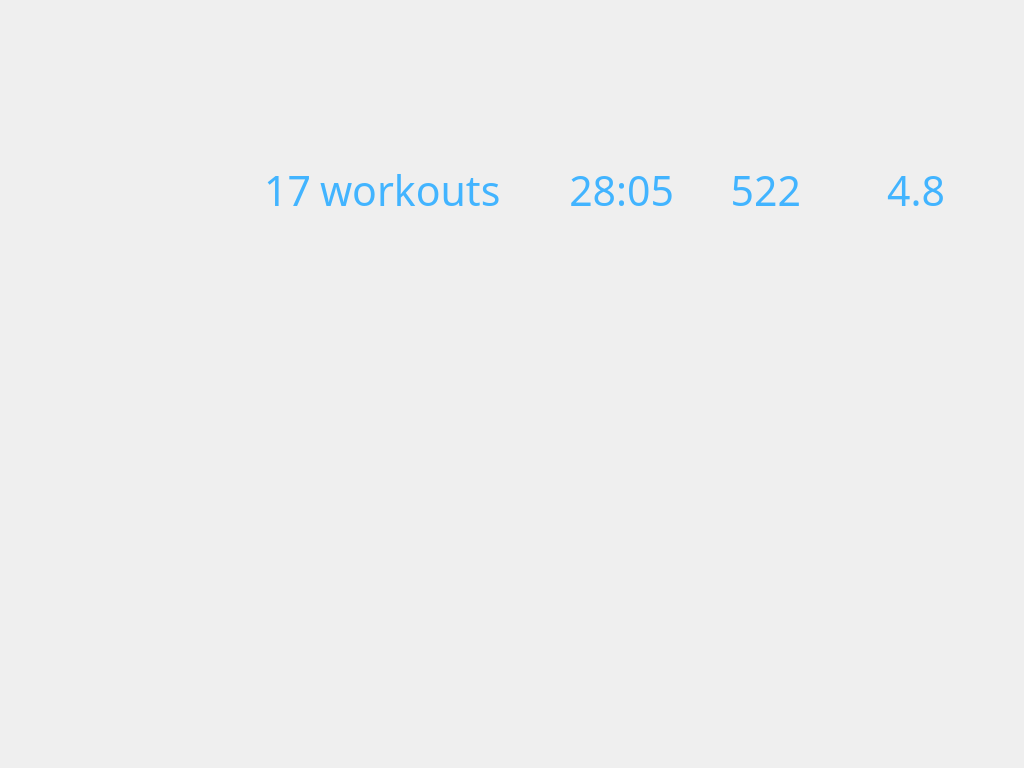
<?xml version="1.0" encoding="UTF-8"?>
<ui version="4.0">
 <class>HistoryScreen</class>
 <widget class="QWidget" name="HistoryScreen">
  <property name="geometry">
   <rect>
    <x>0</x>
    <y>0</y>
    <width>1024</width>
    <height>768</height>
   </rect>
  </property>
  <property name="windowTitle">
   <string>Form</string>
  </property>
  <property name="styleSheet">
   <string notr="true">QWidget{font-family: Tamworth Gothic}
QLabel{color: #42b4ff; }</string>
  </property>
  <widget class="QLabel" name="backgroundLabel">
   <property name="geometry">
    <rect>
     <x>0</x>
     <y>0</y>
     <width>1024</width>
     <height>768</height>
    </rect>
   </property>
   <property name="styleSheet">
    <string notr="true"/>
   </property>
   <property name="text">
    <string/>
   </property>
   <property name="pixmap">
    <pixmap resource="images.qrc">:/images/images/History.png</pixmap>
   </property>
  </widget>
  <widget class="QScrollArea" name="scrollArea">
   <property name="geometry">
    <rect>
     <x>45</x>
     <y>330</y>
     <width>901</width>
     <height>381</height>
    </rect>
   </property>
   <property name="sizePolicy">
    <sizepolicy hsizetype="Expanding" vsizetype="Expanding">
     <horstretch>0</horstretch>
     <verstretch>0</verstretch>
    </sizepolicy>
   </property>
   <property name="font">
    <font>
     <family>Tamworth Gothic</family>
     <pointsize>-1</pointsize>
    </font>
   </property>
   <property name="autoFillBackground">
    <bool>false</bool>
   </property>
   <property name="styleSheet">
    <string notr="true">background: rgba(255,255,255,0);
border: none;
font-size: 25px;</string>
   </property>
   <property name="widgetResizable">
    <bool>true</bool>
   </property>
   <widget class="QWidget" name="scrollAreaWidgetContents">
    <property name="geometry">
     <rect>
      <x>0</x>
      <y>0</y>
      <width>901</width>
      <height>381</height>
     </rect>
    </property>
    <property name="sizePolicy">
     <sizepolicy hsizetype="Preferred" vsizetype="Preferred">
      <horstretch>0</horstretch>
      <verstretch>0</verstretch>
     </sizepolicy>
    </property>
   </widget>
  </widget>
  <widget class="InvisibleButton" name="invisibleButton_upArrowButton" native="true">
   <property name="geometry">
    <rect>
     <x>460</x>
     <y>280</y>
     <width>108</width>
     <height>61</height>
    </rect>
   </property>
   <property name="text" stdset="0">
    <string/>
   </property>
  </widget>
  <widget class="QLabel" name="downArrowLabel">
   <property name="geometry">
    <rect>
     <x>460</x>
     <y>701</y>
     <width>101</width>
     <height>41</height>
    </rect>
   </property>
   <property name="text">
    <string/>
   </property>
   <property name="pixmap">
    <pixmap resource="images.qrc">:/My Workouts/images/Down Arrow.png</pixmap>
   </property>
  </widget>
  <widget class="QLabel" name="upArrowLabel">
   <property name="geometry">
    <rect>
     <x>462</x>
     <y>290</y>
     <width>111</width>
     <height>41</height>
    </rect>
   </property>
   <property name="text">
    <string/>
   </property>
   <property name="pixmap">
    <pixmap resource="images.qrc">:/My Workouts/images/Up-Arrow.png</pixmap>
   </property>
  </widget>
  <widget class="InvisibleButton" name="invisibleButton_downArrowButton" native="true">
   <property name="geometry">
    <rect>
     <x>460</x>
     <y>690</y>
     <width>108</width>
     <height>71</height>
    </rect>
   </property>
   <property name="text" stdset="0">
    <string/>
   </property>
  </widget>
  <widget class="InvisibleButton" name="invisibleButton_6" native="true">
   <property name="geometry">
    <rect>
     <x>920</x>
     <y>40</y>
     <width>71</width>
     <height>61</height>
    </rect>
   </property>
   <property name="text" stdset="0">
    <string/>
   </property>
  </widget>
  <widget class="QLabel" name="workoutsLabel">
   <property name="geometry">
    <rect>
     <x>250</x>
     <y>170</y>
     <width>61</width>
     <height>41</height>
    </rect>
   </property>
   <property name="font">
    <font>
     <family>Tamworth Gothic</family>
     <pointsize>31</pointsize>
    </font>
   </property>
   <property name="text">
    <string>17</string>
   </property>
   <property name="alignment">
    <set>Qt::AlignRight|Qt::AlignTrailing|Qt::AlignVCenter</set>
   </property>
   <property name="margin">
    <number>5</number>
   </property>
  </widget>
  <widget class="QLabel" name="label_2">
   <property name="geometry">
    <rect>
     <x>320</x>
     <y>170</y>
     <width>191</width>
     <height>41</height>
    </rect>
   </property>
   <property name="font">
    <font>
     <family>Tamworth Gothic</family>
     <pointsize>31</pointsize>
     <kerning>true</kerning>
    </font>
   </property>
   <property name="text">
    <string>workouts</string>
   </property>
  </widget>
  <widget class="QLabel" name="averageTimeLabel">
   <property name="geometry">
    <rect>
     <x>513</x>
     <y>170</y>
     <width>161</width>
     <height>41</height>
    </rect>
   </property>
   <property name="font">
    <font>
     <family>Tamworth Gothic</family>
     <pointsize>31</pointsize>
     <kerning>true</kerning>
    </font>
   </property>
   <property name="text">
    <string>28:05</string>
   </property>
   <property name="alignment">
    <set>Qt::AlignRight|Qt::AlignTrailing|Qt::AlignVCenter</set>
   </property>
   <property name="margin">
    <number>5</number>
   </property>
  </widget>
  <widget class="QLabel" name="averageCaloriesLabel">
   <property name="geometry">
    <rect>
     <x>690</x>
     <y>170</y>
     <width>111</width>
     <height>41</height>
    </rect>
   </property>
   <property name="font">
    <font>
     <family>Tamworth Gothic</family>
     <pointsize>31</pointsize>
     <kerning>true</kerning>
    </font>
   </property>
   <property name="text">
    <string>522</string>
   </property>
   <property name="alignment">
    <set>Qt::AlignRight|Qt::AlignTrailing|Qt::AlignVCenter</set>
   </property>
   <property name="margin">
    <number>5</number>
   </property>
  </widget>
  <widget class="QLabel" name="averageDistanceLabel">
   <property name="geometry">
    <rect>
     <x>834</x>
     <y>170</y>
     <width>111</width>
     <height>41</height>
    </rect>
   </property>
   <property name="font">
    <font>
     <family>Tamworth Gothic</family>
     <pointsize>31</pointsize>
     <kerning>true</kerning>
    </font>
   </property>
   <property name="text">
    <string>4.8</string>
   </property>
   <property name="alignment">
    <set>Qt::AlignRight|Qt::AlignTrailing|Qt::AlignVCenter</set>
   </property>
   <property name="margin">
    <number>5</number>
   </property>
  </widget>
  <widget class="QLabel" name="dateHeader">
   <property name="geometry">
    <rect>
     <x>30</x>
     <y>232</y>
     <width>161</width>
     <height>91</height>
    </rect>
   </property>
   <property name="text">
    <string/>
   </property>
   <property name="pixmap">
    <pixmap resource="images.qrc">:/images/images/Date Title (descending).png</pixmap>
   </property>
   <property name="alignment">
    <set>Qt::AlignCenter</set>
   </property>
  </widget>
  <widget class="QLabel" name="workoutHeader">
   <property name="geometry">
    <rect>
     <x>272</x>
     <y>220</y>
     <width>201</width>
     <height>111</height>
    </rect>
   </property>
   <property name="text">
    <string/>
   </property>
   <property name="pixmap">
    <pixmap resource="images.qrc">:/images/images/Workout Title (default).png</pixmap>
   </property>
   <property name="alignment">
    <set>Qt::AlignCenter</set>
   </property>
  </widget>
  <widget class="QLabel" name="timeHeader">
   <property name="geometry">
    <rect>
     <x>544</x>
     <y>220</y>
     <width>161</width>
     <height>111</height>
    </rect>
   </property>
   <property name="text">
    <string/>
   </property>
   <property name="pixmap">
    <pixmap resource="images.qrc">:/images/images/Time Title (default).png</pixmap>
   </property>
   <property name="alignment">
    <set>Qt::AlignCenter</set>
   </property>
  </widget>
  <widget class="QLabel" name="caloriesHeader">
   <property name="geometry">
    <rect>
     <x>666</x>
     <y>220</y>
     <width>191</width>
     <height>111</height>
    </rect>
   </property>
   <property name="text">
    <string/>
   </property>
   <property name="pixmap">
    <pixmap resource="images.qrc">:/images/images/Calories Title (default).png</pixmap>
   </property>
   <property name="alignment">
    <set>Qt::AlignCenter</set>
   </property>
  </widget>
  <widget class="QLabel" name="distanceHeader">
   <property name="geometry">
    <rect>
     <x>830</x>
     <y>220</y>
     <width>161</width>
     <height>111</height>
    </rect>
   </property>
   <property name="text">
    <string/>
   </property>
   <property name="pixmap">
    <pixmap resource="images.qrc">:/images/images/Distance Title (default).png</pixmap>
   </property>
   <property name="alignment">
    <set>Qt::AlignCenter</set>
   </property>
  </widget>
  <widget class="InvisibleButton" name="invisibleButton_date" native="true">
   <property name="geometry">
    <rect>
     <x>30</x>
     <y>230</y>
     <width>161</width>
     <height>91</height>
    </rect>
   </property>
   <property name="text" stdset="0">
    <string/>
   </property>
  </widget>
  <widget class="InvisibleButton" name="invisibleButton_workout" native="true">
   <property name="geometry">
    <rect>
     <x>260</x>
     <y>230</y>
     <width>211</width>
     <height>91</height>
    </rect>
   </property>
   <property name="text" stdset="0">
    <string/>
   </property>
  </widget>
  <widget class="InvisibleButton" name="invisibleButton_time" native="true">
   <property name="geometry">
    <rect>
     <x>560</x>
     <y>230</y>
     <width>131</width>
     <height>91</height>
    </rect>
   </property>
   <property name="text" stdset="0">
    <string/>
   </property>
  </widget>
  <widget class="InvisibleButton" name="invisibleButton_calories" native="true">
   <property name="geometry">
    <rect>
     <x>690</x>
     <y>230</y>
     <width>151</width>
     <height>91</height>
    </rect>
   </property>
   <property name="text" stdset="0">
    <string/>
   </property>
  </widget>
  <widget class="InvisibleButton" name="invisibleButton_distance" native="true">
   <property name="geometry">
    <rect>
     <x>840</x>
     <y>230</y>
     <width>161</width>
     <height>91</height>
    </rect>
   </property>
   <property name="text" stdset="0">
    <string/>
   </property>
  </widget>
  <zorder>backgroundLabel</zorder>
  <zorder>scrollArea</zorder>
  <zorder>invisibleButton_upArrowButton</zorder>
  <zorder>downArrowLabel</zorder>
  <zorder>invisibleButton_downArrowButton</zorder>
  <zorder>invisibleButton_6</zorder>
  <zorder>workoutsLabel</zorder>
  <zorder>label_2</zorder>
  <zorder>averageTimeLabel</zorder>
  <zorder>averageCaloriesLabel</zorder>
  <zorder>averageDistanceLabel</zorder>
  <zorder>dateHeader</zorder>
  <zorder>workoutHeader</zorder>
  <zorder>timeHeader</zorder>
  <zorder>caloriesHeader</zorder>
  <zorder>distanceHeader</zorder>
  <zorder>invisibleButton_date</zorder>
  <zorder>invisibleButton_workout</zorder>
  <zorder>invisibleButton_time</zorder>
  <zorder>invisibleButton_calories</zorder>
  <zorder>invisibleButton_distance</zorder>
  <zorder>upArrowLabel</zorder>
 </widget>
 <customwidgets>
  <customwidget>
   <class>InvisibleButton</class>
   <extends>QWidget</extends>
   <header>invisiblebutton.h</header>
  </customwidget>
 </customwidgets>
 <resources>
  <include location="images.qrc"/>
 </resources>
 <connections/>
</ui>
